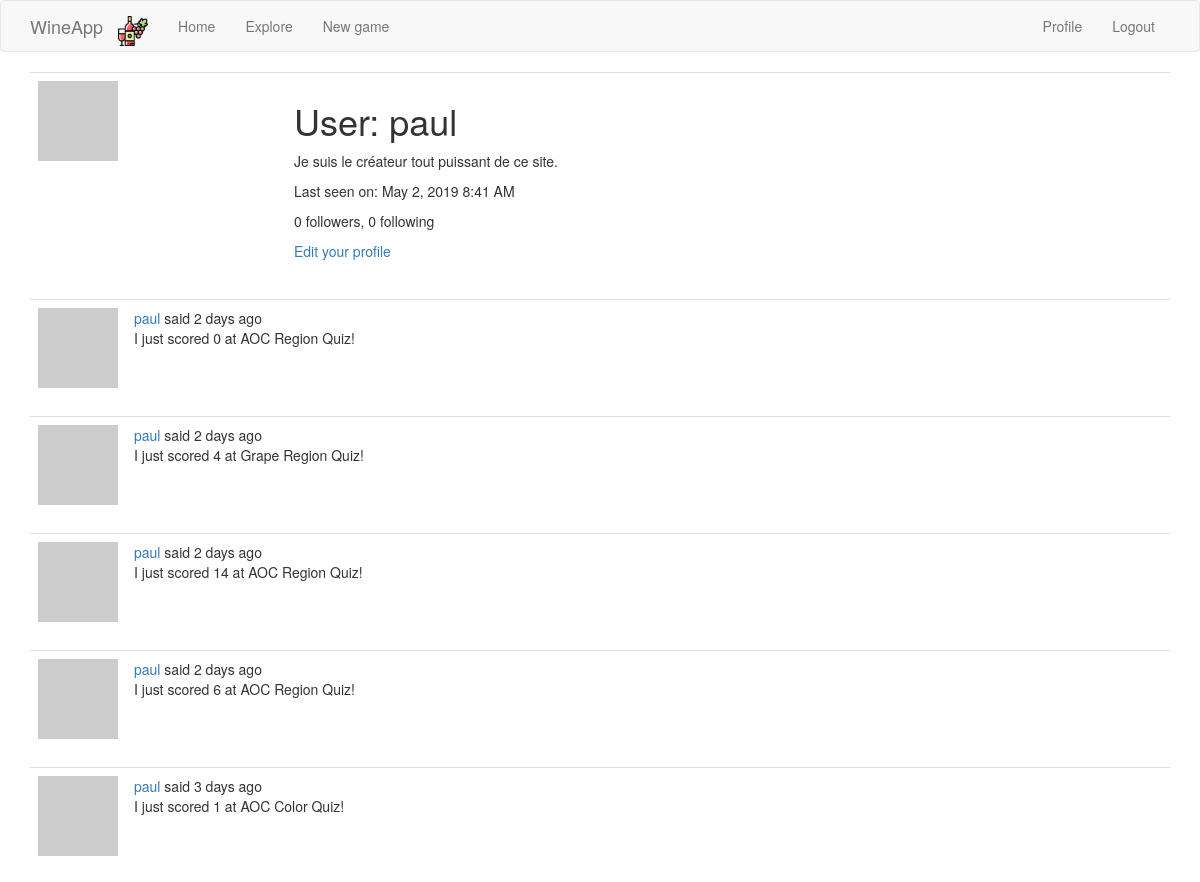
Page /user/paul (signed in, upper part) on the earlier database version.
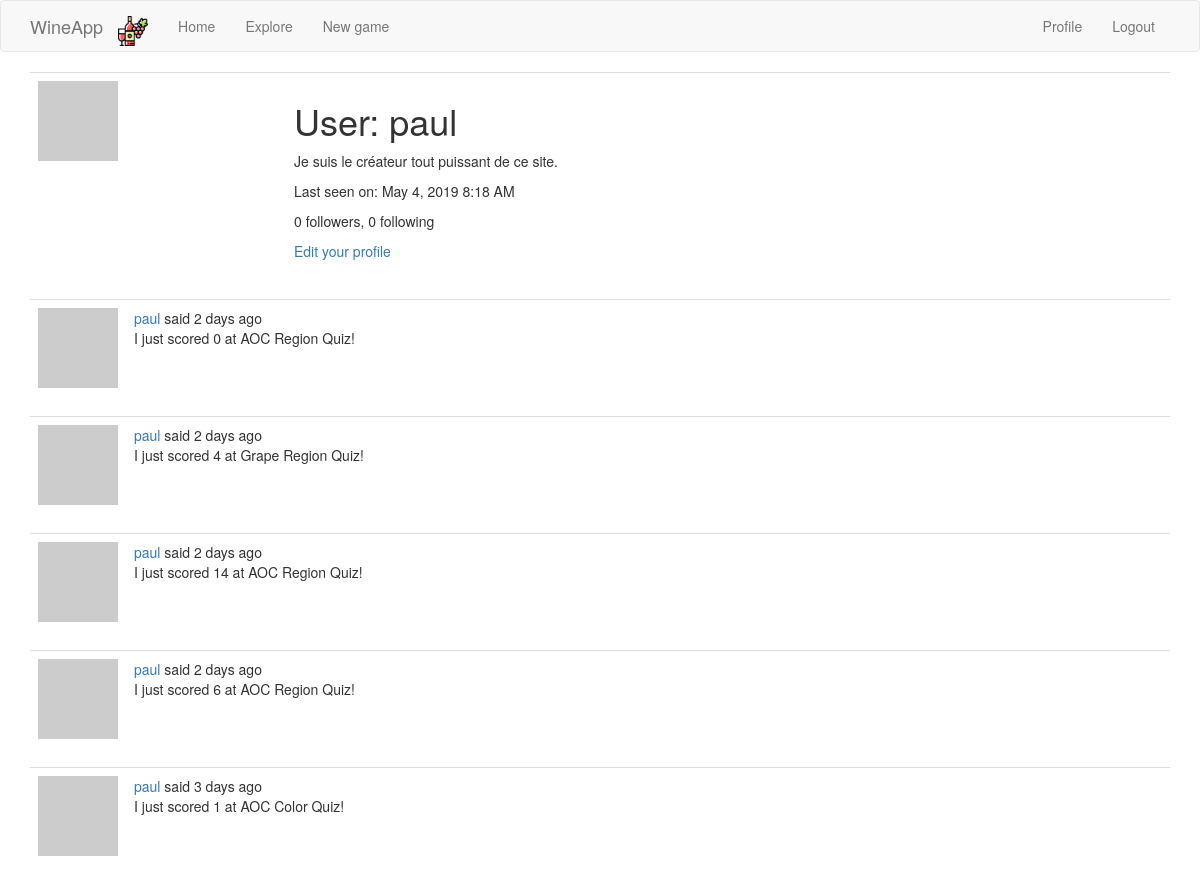
Same page on the later database version.
### app/models.py (models this page shows, shortened)
class User(UserMixin, db.Model):
    id = db.Column(db.Integer, primary_key=True)
    username = db.Column(db.String(64), index=True, unique=True)
    email = db.Column(db.String(120), index=True, unique=True)
    password_hash = db.Column(db.String(128))
    posts = db.relationship('Post', backref='author', lazy='dynamic')
    about_me = db.Column(db.String(140))
    last_seen = db.Column(db.DateTime, default=datetime.utcnow)
    followed = db.relationship(
        'User', secondary=followers,
        primaryjoin=(followers.c.follower_id == id),
        secondaryjoin=(followers.c.followed_id == id),
        backref=db.backref('followers', lazy='dynamic'), lazy='dynamic')
    def avatar(self, size):
        digest = md5(self.email.lower().encode('utf-8')).hexdigest()
        return 'https://www.gravatar.com/avatar/{}?d=identicon&s={}'.format(
            digest, size)

class Post(db.Model):
    id = db.Column(db.Integer, primary_key=True)
    body = db.Column(db.String(140))
    timestamp = db.Column(db.DateTime, index=True, default=datetime.utcnow)
    user_id = db.Column(db.Integer, db.ForeignKey('user.id'))
    language = db.Column(db.String(5))

### app/main/routes.py (the view)
@bp.route('/user/<username>')
@login_required
def user(username):
    user = User.query.filter_by(username=username).first_or_404()
    page = request.args.get('page', 1, type=int)
    posts = user.posts.order_by(Post.timestamp.desc()).paginate(
        page, current_app.config['POSTS_PER_PAGE'], False)
    next_url = url_for('main.user', username=user.username,
                       page=posts.next_num) if posts.has_next else None
    prev_url = url_for('main.user', username=user.username,
                       page=posts.prev_num) if posts.has_prev else None
    return render_template('user.html', user=user, posts=posts.items,
                           next_url=next_url, prev_url=prev_url)

### app/main/routes.py (called while the page is built)
@bp.before_app_request
def before_request():
    if current_user.is_authenticated:
        current_user.last_seen = datetime.utcnow()
        db.session.commit()
    g.locale = str(get_locale())

### app/models.py (called while the page is built)
@login.user_loader
def load_user(id):
    return User.query.get(int(id))

### app/templates/user.html (shortened to what this page needs)
{% extends "base.html" %}
{% block app_content %}
    <table class="table table-hover">
        <tr>
            <td width="256px"><img src="{{ user.avatar(256) }}"></td>
            <td>
                <h1>{{ _('User') }}: {{ user.username }}</h1>
                {% if user.about_me %}<p>{{ user.about_me }}</p>{% endif %}
                {% if user.last_seen %}
                <p>{{ _('Last seen on') }}: {{ moment(user.last_seen).format('LLL') }}</p>
                {% endif %}
                <p>{{ _('%(count)d followers', count=user.followers.count()) }}, {{ _('%(count)d following', count=user.followed.count()) }}</p>
                {% if user == current_user %}
                <p><a href="{{ url_for('main.edit_profile') }}">{{ _('Edit your profile') }}</a></p>
                {% elif not current_user.is_following(user) %}
                <p><a href="{{ url_for('main.follow', username=user.username) }}">{{ _('Follow') }}</a></p>
                {% else %}
                <p><a href="{{ url_for('main.unfollow', username=user.username) }}">{{ _('Unfollow') }}</a></p>
                {% endif %}
            </td>
        </tr>
    </table>
    {% for post in posts %}
        {% include '_post.html' %}
    {% endfor %}
{% endblock %}

### app/templates/base.html (shortened to what this page needs)
{% extends 'bootstrap/base.html' %}
{% block navbar %}
<nav class="navbar navbar-default">
    <div class="container">
        <div class="navbar-header">
            <a class="navbar-brand" href="{{ url_for('main.index') }}">WineApp</a>
        </div>
        <div class="collapse navbar-collapse" id="bs-example-navbar-collapse-1">
            <ul class="nav navbar-nav">
                <li><a href="{{ url_for('main.index') }}" class="navbar-brand">
                    <img src="/static/bottle_red_wine.png" style="height:30px;margin:0px;padding:0px;">
                </a></li>
                <li><a href="{{ url_for('main.index') }}">{{ _('Home') }}</a></li>
                <li class="nav-item dropdown">
                    <a class="nav-link dropdown-toggle" href="#" id="navbarDropdown" role="button"
                       data-toggle="dropdown" aria-haspopup="true" aria-expanded="false">
                        Explore
                    </a>
                </li>
                <li><a href="{{ url_for('main.new_game') }}">{{ _('New game') }}</a></li>
            </ul>
            <ul class="nav navbar-nav navbar-right">
                {% if current_user.is_anonymous %}
                <li><a href="{{ url_for('auth.login') }}">{{ _('Login') }}</a></li>
                {% else %}
                <li><a href="{{ url_for('main.user', username=current_user.username) }}">{{ _('Profile') }}</a></li>
                <li><a href="{{ url_for('auth.logout') }}">{{ _('Logout') }}</a></li>
                {% endif %}
            </ul>
        </div>
    </div>
</nav>
{% endblock %}
{% block content %}
<div class="container">
    {% block app_content %}{% endblock %}
</div>
{% endblock %}

### app/templates/_post.html (shortened to what this page needs)
    <table class="table table-hover">
        <tr>
            <td width="70px">
                <a href="{{ url_for('main.user', username=post.author.username) }}">
                    <img src="{{ post.author.avatar(70) }}" />
                </a>
            </td>
            <td>
                {{ _('%(username)s said %(when)s',
                    username=user_link, when=moment(post.timestamp).fromNow()) }}
                <br>
                <span id="post{{ post.id }}">{{ post.body }}</span>
            </td>
        </tr>
    </table>

Differences in the rows shown:
changed User "paul": last_seen "May 2, 2019 8:41 AM" → "May 4, 2019 8:18 AM"
